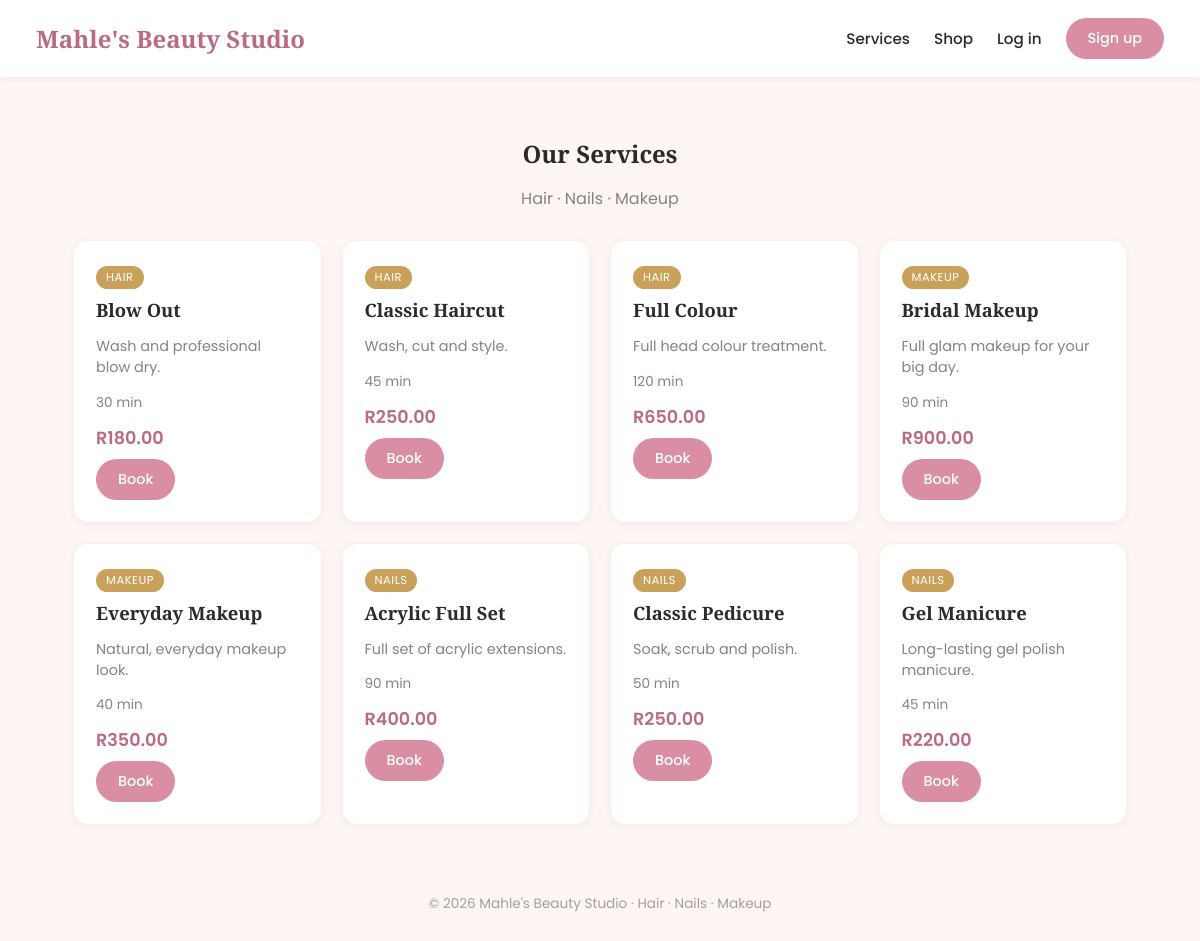
Page /services/ on the committed database.
### salon/models.py (models this page shows, shortened)
class Service(models.Model):
    CATEGORY_CHOICES = [
        ("hair", "Hair"),
        ("nails", "Nails"),
        ("makeup", "Makeup"),
        ("other", "Other"),
    ]
    name = models.CharField(max_length=120)
    category = models.CharField(max_length=20, choices=CATEGORY_CHOICES, default="other")
    description = models.TextField(blank=True)
    price = models.DecimalField(max_digits=8, decimal_places=2)
    duration_minutes = models.PositiveIntegerField(default=30)
    active = models.BooleanField(default=True)
    class Meta:
        ordering = ["category", "name"]

### salon/views.py (the view)
# urls.py: path("services/", views.service_list, name="service_list"),
def service_list(request):
    services = Service.objects.filter(active=True)
    return render(request, "salon/service_list.html", {"services": services})

### salon/templates/salon/service_list.html
{% extends "salon/base.html" %}
{% block content %}
<h2 class="section-title">Our Services</h2>
<p class="section-sub">Hair &middot; Nails &middot; Makeup</p>
<div class="grid">
    {% for service in services %}
    <div class="card">
        <span class="badge">{{ service.get_category_display }}</span>
        <h3>{{ service.name }}</h3>
        {% if service.description %}<p style="color:#8a8181; font-size:0.9rem;">{{ service.description }}</p>{% endif %}
        <div class="meta">{{ service.duration_minutes }} min</div>
        <div class="price">R{{ service.price }}</div>
        <a href="{% url 'book_appointment' %}" class="btn">Book</a>
    </div>
    {% empty %}
    <p class="empty">No services available right now.</p>
    {% endfor %}
</div>
{% endblock %}

### salon/templates/salon/base.html (style rules this page uses)
:root { --pink: #d98ea3; --pink-dark: #b96b82; --cream: #fdf6f2; --charcoal: #2e2a2a; --gold: #c9a15a; }
* { box-sizing: border-box; }
body { margin: 0; font-family: 'Poppins', sans-serif; background: var(--cream); color: var(--charcoal); }
h1, h2, h3, .brand { font-family: 'Playfair Display', serif; }
.btn { display: inline-block; padding: 10px 22px; border-radius: 30px; background: var(--pink); color: white; text-decoration: none; border: none; font-family: 'Poppins', sans-serif; font-weight: 500; cursor: pointer; font-size: 0.9rem; transition: background 0.2s; }
.grid { display: grid; grid-template-columns: repeat(auto-fill, minmax(240px, 1fr)); gap: 22px; margin-top: 24px; }
.card { background: white; border-radius: 14px; padding: 22px; box-shadow: 0 2px 10px rgba(0, 0, 0, 0.06); }
.card h3 { margin: 0 0 6px; color: var(--charcoal); font-size: 1.15rem; }
.card .price { color: var(--pink-dark); font-weight: 600; font-size: 1.1rem; margin: 8px 0; }
.card .meta { color: #8a8181; font-size: 0.85rem; margin-bottom: 12px; }
.badge { display: inline-block; font-size: 0.72rem; text-transform: uppercase; letter-spacing: 0.5px; background: var(--gold); color: white; padding: 3px 10px; border-radius: 20px; margin-bottom: 8px; }
.section-title { text-align: center; margin-bottom: 8px; }
.section-sub { text-align: center; color: #8a8181; margin-bottom: 30px; }

### rows in the picture
Service: category "HAIR", name "Blow Out", description "Wash and professional blow dry.", duration_minutes "30", price "180.00"
Service: category "HAIR", name "Classic Haircut", description "Wash, cut and style.", duration_minutes "45", price "250.00"
Service: category "HAIR", name "Full Colour", description "Full head colour treatment.", duration_minutes "120", price "650.00"
Service: category "MAKEUP", name "Bridal Makeup", description "Full glam makeup for your big day.", duration_minutes "90", price "900.00"
Service: category "MAKEUP", name "Everyday Makeup", description "Natural, everyday makeup look.", duration_minutes "40", price "350.00"
Service: category "NAILS", name "Acrylic Full Set", description "Full set of acrylic extensions.", duration_minutes "90", price "400.00"
Service: category "NAILS", name "Classic Pedicure", description "Soak, scrub and polish.", duration_minutes "50", price "250.00"
Service: category "NAILS", name "Gel Manicure", description "Long-lasting gel polish manicure.", duration_minutes "45", price "220.00"
